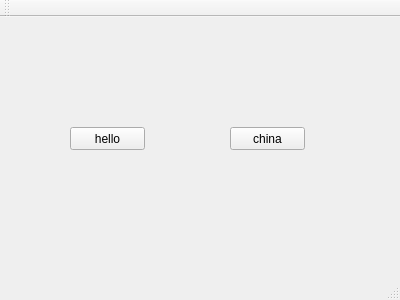
<?xml version="1.0" encoding="UTF-8"?>
<ui version="4.0">
 <class>MainWindow</class>
 <widget class="QMainWindow" name="MainWindow">
  <property name="geometry">
   <rect>
    <x>0</x>
    <y>0</y>
    <width>400</width>
    <height>300</height>
   </rect>
  </property>
  <property name="windowTitle">
   <string>MainWindow</string>
  </property>
  <widget class="QWidget" name="centralWidget">
   <widget class="QPushButton" name="pushButton">
    <property name="geometry">
     <rect>
      <x>70</x>
      <y>110</y>
      <width>75</width>
      <height>23</height>
     </rect>
    </property>
    <property name="text">
     <string>hello</string>
    </property>
   </widget>
   <widget class="QPushButton" name="pushButton_2">
    <property name="geometry">
     <rect>
      <x>230</x>
      <y>110</y>
      <width>75</width>
      <height>23</height>
     </rect>
    </property>
    <property name="text">
     <string>china</string>
    </property>
   </widget>
  </widget>
  <widget class="QMenuBar" name="menuBar">
   <property name="geometry">
    <rect>
     <x>0</x>
     <y>0</y>
     <width>400</width>
     <height>19</height>
    </rect>
   </property>
  </widget>
  <widget class="QToolBar" name="mainToolBar">
   <attribute name="toolBarArea">
    <enum>TopToolBarArea</enum>
   </attribute>
   <attribute name="toolBarBreak">
    <bool>false</bool>
   </attribute>
  </widget>
  <widget class="QStatusBar" name="statusBar"/>
 </widget>
 <layoutdefault spacing="6" margin="11"/>
 <resources/>
 <connections/>
</ui>
